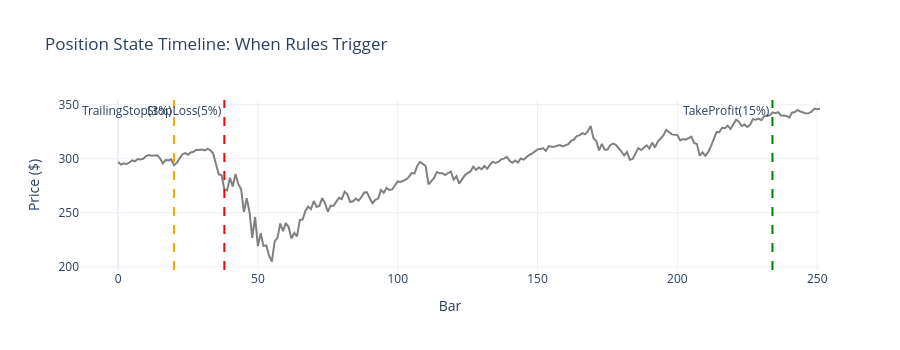

Here is the notebook cell this chart was saved with:
### Code cell
# Visualize rule trigger points on the price path
fig = go.Figure()
fig.add_trace(go.Scatter(y=prices.tolist(), name="Price", line=dict(color="gray")))
colors = {"StopLoss(5%)": "red", "TrailingStop(3%)": "orange", "TakeProfit(15%)": "green"}
for rule_name, bar_idx in trigger_bars.items():
    fig.add_vline(
        x=bar_idx,
        line_dash="dash",
        line_color=colors.get(rule_name, "blue"),
        annotation_text=rule_name,
        annotation_position="top left",
    )
fig.update_layout(
    title="Position State Timeline: When Rules Trigger",
    xaxis_title="Bar",
    yaxis_title="Price ($)",
    height=350,
    template="plotly_white",
)
fig.show()

### Figure 1 — Plotly figure (JSON) as saved in the notebook; plotly's stock layout.template omitted (floating-point values rounded to 4 significant figures; data arrays with more than 128 entries replaced by an {"elided": "..."} marker saying what was removed)
{"data": [{"line": {"color": "gray"}, "name": "Price", "type": "scatter", "y": {"elided": "252 float values"}}], "layout": {"annotations": [{"showarrow": false, "text": "StopLoss(5%)", "x": 38, "xanchor": "right", "xref": "x", "y": 1, "yanchor": "top", "yref": "y domain"}, {"showarrow": false, "text": "TrailingStop(3%)", "x": 20, "xanchor": "right", "xref": "x", "y": 1, "yanchor": "top", "yref": "y domain"}, {"showarrow": false, "text": "TakeProfit(15%)", "x": 234, "xanchor": "right", "xref": "x", "y": 1, "yanchor": "top", "yref": "y domain"}], "height": 350, "shapes": [{"line": {"color": "red", "dash": "dash"}, "type": "line", "x0": 38, "x1": 38, "xref": "x", "y0": 0, "y1": 1, "yref": "y domain"}, {"line": {"color": "orange", "dash": "dash"}, "type": "line", "x0": 20, "x1": 20, "xref": "x", "y0": 0, "y1": 1, "yref": "y domain"}, {"line": {"color": "green", "dash": "dash"}, "type": "line", "x0": 234, "x1": 234, "xref": "x", "y0": 0, "y1": 1, "yref": "y domain"}], "title": {"text": "Position State Timeline: When Rules Trigger"}, "xaxis": {"title": {"text": "Bar"}}, "yaxis": {"title": {"text": "Price ($)"}}}}
